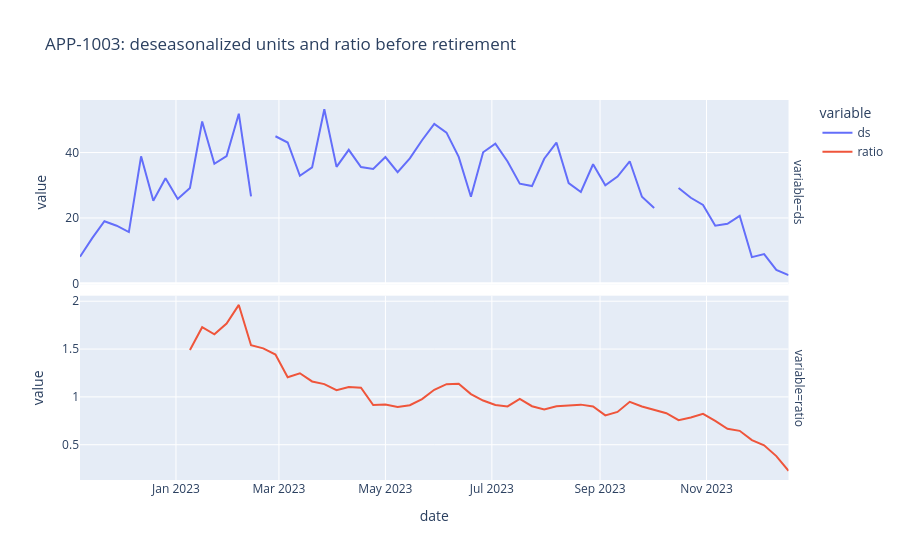

Write notebook code for a chart like this one.
### Markdown cell above
Every dying SKU gets caught. **Watch** fires ~4 weeks into the 11-week decline but is noisy; **Drop** fires ~7 weeks in and is almost never wrong — leaving ~4 weeks to clear stock.

### Code cell
one = s[s.sku == retired.index[0]]
fig = px.line(one, x="date", y=["ds", "ratio"], facet_row="variable", title=f"{retired.index[0]}: deseasonalized units and ratio before retirement")
fig.update_yaxes(matches=None)
